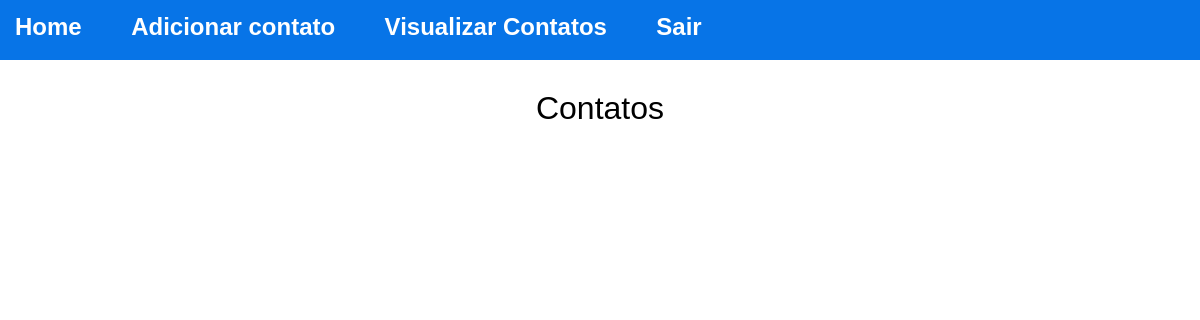
Before: /visualizar-contato/visualizar-contato.php (signed in) with the older database file.
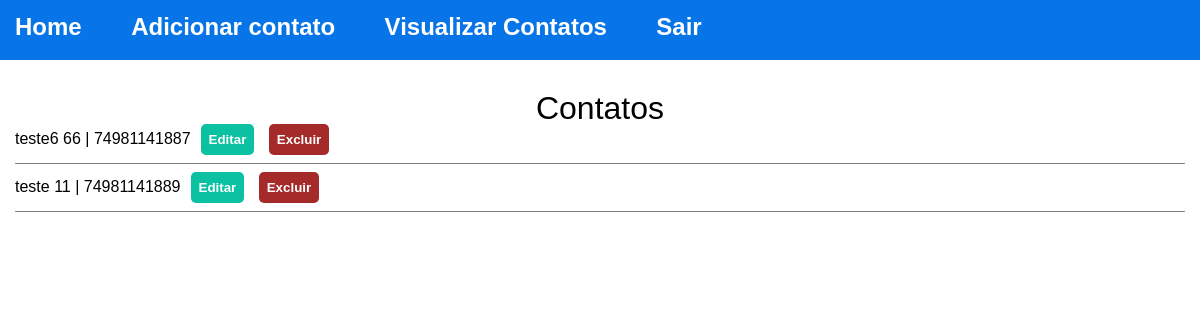
After: the same page with the newer database file.
### tables this page shows
CREATE TABLE `contato` (
  `id` bigint(20) UNSIGNED NOT NULL,
  `nome` varchar(255) NOT NULL,
  `telefone` varchar(255) NOT NULL,
  `email` varchar(255) NOT NULL,
  `cep` varchar(255) NOT NULL,
  `rua` varchar(255) NOT NULL,
  `bairro` varchar(255) NOT NULL,
  `estado` varchar(255) NOT NULL,
  `cidade` varchar(255) NOT NULL,
  `fk_usuario` int(255) NOT NULL
);

### visualizar-contato/get-contatos.php (the view, shortened to what this page needs)
<?php
require_once "../services/conection.php";
try{
    $fk_usuario = $_SESSION['usuario']['id'];
    $stmt = $conn -> prepare("SELECT * FROM contato WHERE fk_usuario = $fk_usuario ");
    $stmt -> execute();
    $fetchContatos = $stmt->fetchAll();
    foreach($fetchContatos as $key => $value){
        echo $value['nome'].' | '.$value['telefone'];
        echo '<button type="button" class="editar-button"> <a href="../editar-contato/editar-contato.php?id='.$value['id'].'">  Editar </a> </button> ';
        echo '<button type="button" class="excluir-button"> <a href="?delete='.$value['id'].'"> Excluir </a> </button> <hr>';
    }
}
catch(PDOException $e){
    echo "Erro: " . $e->getMessage();
}

### visualizar-contato/visualizar-contato.php (shortened to what this page needs)
<!DOCTYPE html>
<html lang="en">
<head>
    <link rel="stylesheet" href="../assets/reset.css">
    <link rel="stylesheet" href="../assets/navbar.css">
    <link rel="stylesheet" href="../assets/style.css">
    <link rel="stylesheet" href="visualiza.css">
</head>
<body>
    <header>
        <nav class="navbar">
            <ul>
                <li class="list-item"> <a href="../home/home.php">Home</a></li>
                <li class="list-item"> <a href="../add-contato/add-contato.php">Adicionar contato</a> </li>
                <li class="list-item"> <a href="../visualizar-contato/visualizar-contato.php">Visualizar Contatos</a> </li>
                <li class="list-item"> <a href="../login/login.html">Sair</a></li>
            </ul>
        </nav>
    </header>
    <h1 class="title">Contatos</h1>
    <div class="wrapper-contatos">
        <?php
            include "get-contatos.php";
        ?>
    </div>
</body>
</html>

### assets/navbar.css (style rules this page uses)
.navbar { display: flex; height: 60px; background-color: var(--brand400); margin-bottom: 2rem; }
.list-item { list-style: none; display: inline-block; margin-right: 15px; padding: 15px; font-size: 1.5rem; }
a { text-decoration: none; color: white; font-weight: bold; }

### assets/style.css (style rules this page uses)
.title { text-align: center; font-family:Verdana, Geneva, Tahoma, sans-serif; font-size: 2rem; }

### visualizar-contato/visualiza.css (style rules this page uses)
.wrapper-contatos { margin-left: 15px; margin-right: 15px; }
.excluir-button { background-color: brown; border: none; padding: 8px; border-radius: 5px; margin-left: 10px; }
.editar-button { background-color: rgb(11, 193, 162); border: none; padding: 8px; border-radius: 5px; margin-left: 10px; }
hr { border:0; height:1px; background: gray; }

### assets/root.css (style rules this page uses)
:root { --brand400: #0774e7; --brand500: #145eb3; --brand600: #204986; --display0: #fff; --display100: #eaeef3; --display200: #c5ced7; }
body { font-family: 'Gill Sans', 'Gill Sans MT', Calibri, 'Trebuchet MS', sans-serif; }

Changed rows visible on the page:
added contato: nome "teste6 66", telefone "74981141887"
added contato: nome "teste 11", telefone "74981141889"
